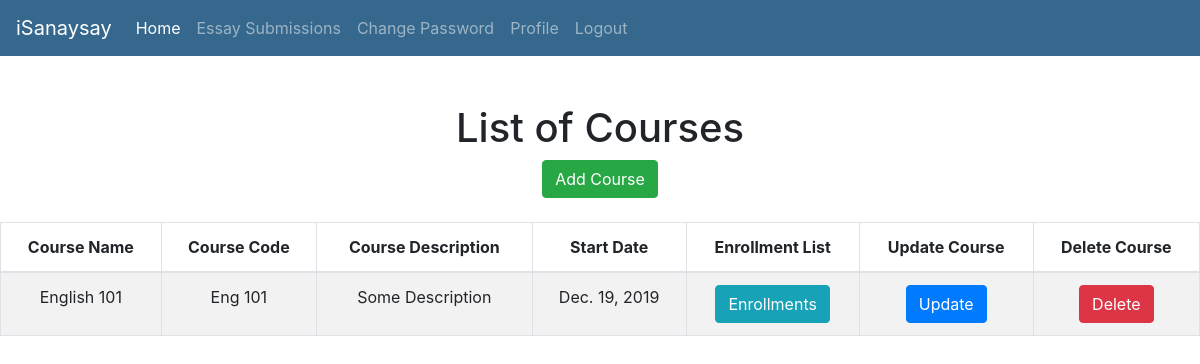
The page /isanaysay/view_courses (signed in) on the database its author committed.
### users/models.py (models this page shows, shortened)
class Course(models.Model):
    name = models.CharField(verbose_name="Course Name", max_length=128)
    course_code = models.CharField(verbose_name="Course Code", max_length=128)
    course_description = models.CharField(verbose_name="Course Description", max_length=500)
    start_date = models.DateField(verbose_name="Course Start Date", auto_now_add=True)
    end_date = models.DateField(verbose_name="Course End Date")

### users/views.py (the view)
def view_courses(request):
    template = "list_course.html"
    courses = Course.objects.all()
    enrollments = Enrollment.objects.all()
    context = {
        'courses': courses,
        'enrollments': enrollments,
    }
    return render(request, template, context)

### templates/list_course.html (shortened to what this page needs)
{% extends 'base.html' %}
{% block content %}
	<div id="parent"><div id="child"><br/><br/>
		<h1>List of Courses</h1>
		<a href="{% url 'add-course' %}" class="btn btn-success">Add Course</a> <br /><br />
		<table class="table table-striped table-bordered">
			<thead>
				<tr>
					<th>Course Name</th>
					<th>Course Code</th>
					<th>Course Description</th>
					<th>Start Date</th>
					<th>Enrollment List</th>
					<th>Update Course</th>
					<th>Delete Course</th>
				</tr>
			</thead>
			<tbody>
				{% for course in courses %}
				<tr>
					<td>{{ course.name }}</td>
					<td>{{ course.course_code }}</td>
					<td>{{ course.course_description }}</td>
					<td>{{ course.start_date }}</td>
					<td>
						<button type="button" class="btn btn-info" data-toggle="modal" data-target="#myModal{{ course.id }}">Enrollments</button>
					</td>
					<td>
						<a href="{% url 'update-course' course.id %}" class="btn btn-primary">Update</a>
					</td>
					<td>
						<a href="{% url 'delete-course' course.id %}" class="btn btn-danger">Delete</a>
					</td>
				</tr>
				{% empty %}
				<tr>
					<td colspan=7>No Courses yet</td>
				</tr>
				{% endfor %}
			</tbody>
		</table>
	</div></div>
{% endblock %}

### templates/base.html (style rules this page uses)
#parent { display: table; width: 100%; }
#child { display: table-cell; text-align: center; vertical-align: middle; }

### rows shown on the page
Course: name "English 101", course_code "Eng 101", course_description "Some Description", start_date "Dec. 19, 2019"
